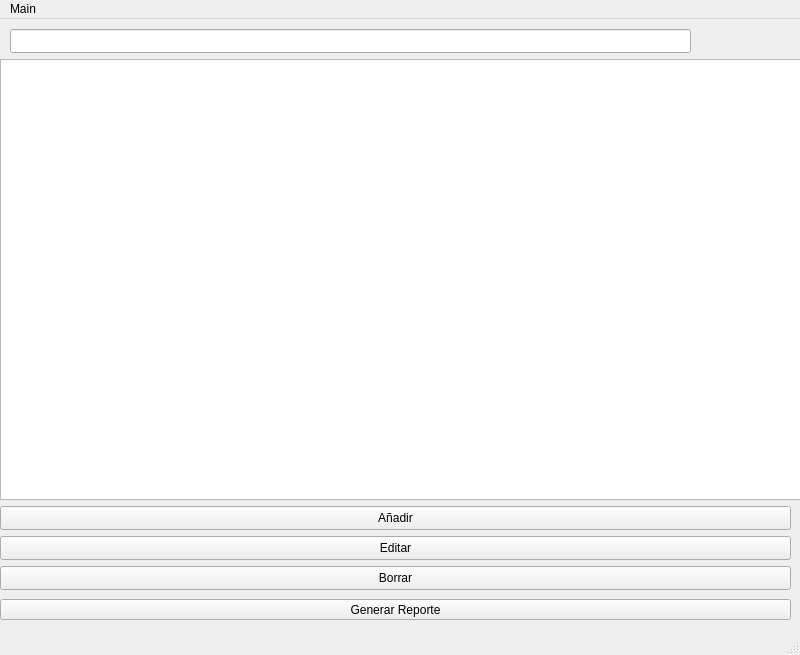
<?xml version="1.0" encoding="UTF-8"?>
<ui version="4.0">
 <class>MainWindow</class>
 <widget class="QMainWindow" name="MainWindow">
  <property name="geometry">
   <rect>
    <x>0</x>
    <y>0</y>
    <width>800</width>
    <height>655</height>
   </rect>
  </property>
  <property name="windowTitle">
   <string>MainWindow</string>
  </property>
  <widget class="QWidget" name="centralwidget">
   <widget class="QTableView" name="TableView">
    <property name="geometry">
     <rect>
      <x>0</x>
      <y>40</y>
      <width>801</width>
      <height>441</height>
     </rect>
    </property>
   </widget>
   <widget class="QPushButton" name="btnAdd">
    <property name="geometry">
     <rect>
      <x>0</x>
      <y>487</y>
      <width>791</width>
      <height>24</height>
     </rect>
    </property>
    <property name="text">
     <string>Añadir</string>
    </property>
   </widget>
   <widget class="QPushButton" name="btnEdit">
    <property name="geometry">
     <rect>
      <x>0</x>
      <y>517</y>
      <width>791</width>
      <height>24</height>
     </rect>
    </property>
    <property name="text">
     <string>Editar</string>
    </property>
   </widget>
   <widget class="QPushButton" name="btnDelete">
    <property name="geometry">
     <rect>
      <x>0</x>
      <y>547</y>
      <width>791</width>
      <height>24</height>
     </rect>
    </property>
    <property name="text">
     <string>Borrar</string>
    </property>
   </widget>
   <widget class="QPushButton" name="Generate_Report">
    <property name="geometry">
     <rect>
      <x>0</x>
      <y>580</y>
      <width>791</width>
      <height>21</height>
     </rect>
    </property>
    <property name="text">
     <string>Generar Reporte</string>
    </property>
   </widget>
   <widget class="QLineEdit" name="lineEdit">
    <property name="geometry">
     <rect>
      <x>10</x>
      <y>10</y>
      <width>681</width>
      <height>24</height>
     </rect>
    </property>
   </widget>
  </widget>
  <widget class="QMenuBar" name="menubar">
   <property name="geometry">
    <rect>
     <x>0</x>
     <y>0</y>
     <width>800</width>
     <height>21</height>
    </rect>
   </property>
   <widget class="QMenu" name="menuMain">
    <property name="title">
     <string>Main</string>
    </property>
   </widget>
   <addaction name="menuMain"/>
  </widget>
  <widget class="QStatusBar" name="statusbar"/>
 </widget>
 <resources/>
 <connections/>
</ui>
